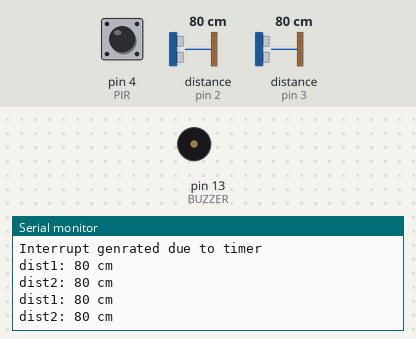
The sketch below on a simulated Arduino Uno, built with avr-gcc and run on an emulated ATmega328P. On the bench: buzzer (waves = sounding, pin HIGH), the last lines printed to the serial monitor. Wiring (inferred from the names in the program): 2 × ultrasonic range finder: trigger pin 6, echo pin 3 / trigger pin 7, echo pin 2. The test bench sets the inputs (shaded band); at power-on: distance to the obstacle (sensors on pin 2, pin 3) 80 cm, pin 4 (PIR) LOW. The echo pulse lasts 58.3 µs per cm; pins used as bus, display or sensor lines are not drawn.

Above: at 1.8 s.
1.9 s: distance to the obstacle (sensor on pin 2) set to 55 cm
At 2.4 s:
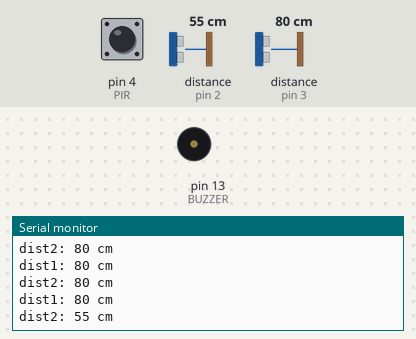
3.4 s: distance to the obstacle (sensor on pin 2) set to 47 cm
At 4.9 s:
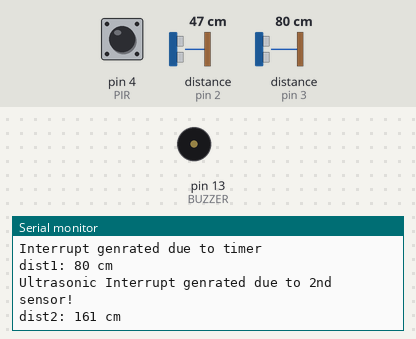
6.5 s: distance to the obstacle (sensor on pin 3) set to 2 cm
At 8.15 s:
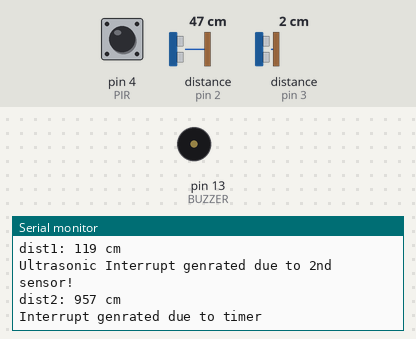
9.6 s: pin 4 (PIR) driven HIGH
At 10.2 s:
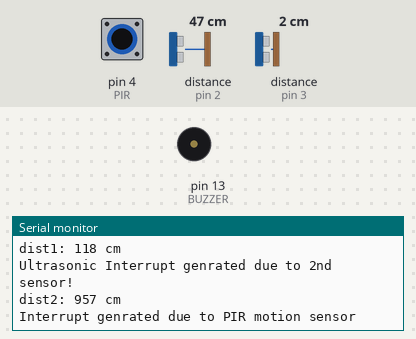
11.1 s: pin 4 (PIR) pulsed LOW 2 times (0.12 s each, 0.3 s apart)
At 11.85 s:
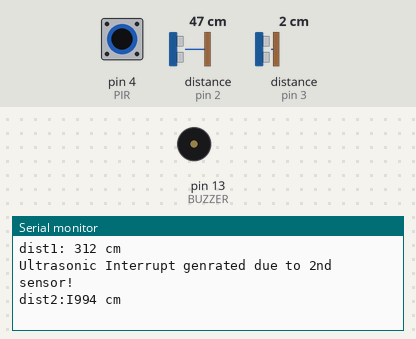
Timing chart, 0 to 14.1 s (numbered marks = the images above; inputs shaded):
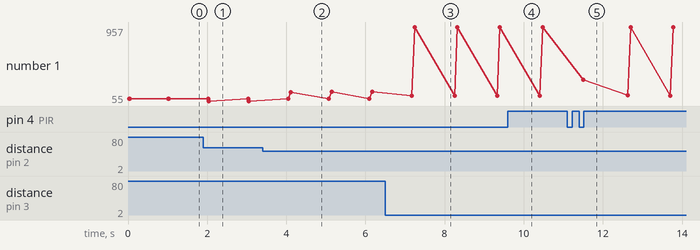

The sketch:

M2T4_D.ino
```cpp
//Adding interrupts to ultrasonic sensor connected to Piezo buzzer
const int TRIG1 = 6; // Arduino pin connected to Sensor's TRIG pin
const int ECHO1 = 3;   // Arduino pin connected to Sensor's ECHO pin
const int TRIG2 = 7;
const int ECHO2 = 2;
const int PIR = 4;
const int BUZZER = 13;  // Arduino pin connected to Piezo Buzzer's pin
const int LED = 12;
const int DISTANCE_THRESHOLD = 50; //centimeters
static unsigned long startTime = 0;
static unsigned long endTime = 0;

bool PIR_triggered = false;
bool LED_ON = false;

void setup() {
  Serial.begin(9600);  // initializing serial port
  pinMode(TRIG1, OUTPUT); // sets arduino pin to output mode
  pinMode(ECHO1, INPUT);  // sets arduino pin to input mode
  pinMode(TRIG2, OUTPUT);
  pinMode(ECHO2, INPUT);
  pinMode(BUZZER, OUTPUT);   // sets arduino pin to output mode
  pinMode(PIR, INPUT);
  pinMode(LED, LOW);
  attachInterrupt(digitalPinToInterrupt(ECHO1), ISR_Ultrasonic1, CHANGE);  //adding interrupt via echo pin
  attachInterrupt(digitalPinToInterrupt(ECHO2), ISR_Ultrasonic2, CHANGE);

  PCICR |= 0b00000100;
  PCMSK2 |= (1 << PD4);

  noInterrupts();
	// Clear registers
	TCCR1A = 0;
	TCCR1B = 0;
	TCNT1 = 0;
	// we want turn led 13 to blink every 4 seconds = 0.25 Hz
	// 0.25Hz = (16000000/((62499+1)*1024))
	//Set timer compare
	OCR1A = 62499;
	// Prescaler 1024
	TCCR1B |= (1 << CS12) | (1 << CS10);
	// Output Compare Match A Interrupt Enable
	TIMSK1 |= (1 << OCIE1A);
	// CTC
	TCCR1B |= (1 << WGM12);

	interrupts();
}

int measure(int TRIG_PIN, int ECHO_PIN)
{
   digitalWrite(TRIG_PIN, LOW);
  delayMicroseconds(2);
  // generating a 10-microsecond pulse to TRIG pin
  digitalWrite(TRIG_PIN, HIGH);
  delayMicroseconds(10);
  digitalWrite(TRIG_PIN, LOW);

  unsigned long pulseDuration = pulseIn(ECHO_PIN, HIGH);

  int dist = pulseDuration / 58;   // calculates the distance
  return dist;
}
void loop() {

  int dist1 = measure(TRIG1, ECHO1);
  Serial.print("dist1: ");
  Serial.print(dist1);
  Serial.println(" cm");

  int dist2 = measure(TRIG2, ECHO2);
  Serial.print("dist2: ");
  Serial.print(dist2);
  Serial.println(" cm");
  delay(1000);

}

// Function to generate interrupts
void ISR_Ultrasonic1() {
  int echo = digitalRead(ECHO1);
  if(echo == HIGH){
  	startTime = micros();
  }else{
    endTime = micros();
  	long duration = endTime - startTime;
    int dist = duration/58;
    if(dist < DISTANCE_THRESHOLD)
    {
      Serial.println("Ultrasonic Interrupt genrated due to 1st sensor!");
   	  digitalWrite(BUZZER,HIGH);  // turn on buzzer
      delay(500);
      digitalWrite(BUZZER,LOW);   // turn off buzzer
      delay(500);
    }
  }
}
  void ISR_Ultrasonic2() {
  int echo = digitalRead(ECHO2);
  if(echo == HIGH){
  	startTime = micros();
  }else{
    endTime = micros();
  	long duration = endTime - startTime;
    int dist = duration/58;
    if(dist < DISTANCE_THRESHOLD)
    {
      Serial.println("Ultrasonic Interrupt genrated due to 2nd sensor!");
   	  digitalWrite(BUZZER,HIGH);  // turn on buzzer
      delay(500);
      digitalWrite(BUZZER,LOW);   // turn off buzzer
      delay(500);
    }
  }
 }

    ISR(TIMER1_COMPA_vect) {
	 LED_ON = !LED_ON;
     digitalWrite(LED, LED_ON? LOW:HIGH);
     Serial.println("Interrupt genrated due to timer");
  }

  ISR(PCINT2_vect) {
   digitalWrite(BUZZER,HIGH);  // turn on buzzer
   delay(500);
   digitalWrite(BUZZER,LOW);   // turn off buzzer
   delay(500);
   Serial.println("Interrupt genrated due to PIR motion sensor");
}
```

Measured:
- after the input at 1.9 s, the serial monitor: prints a new line after 0.14 s (image 1)
- after the input at 3.4 s, the serial monitor: prints a new line after 0.67 s (image 2)
- after the input at 6.5 s, the serial monitor: prints a new line after 0.62 s (image 3)
- after the input at 9.6 s, the serial monitor: prints a new line at once (image 4)
- after the input at 11.1 s, the serial monitor: prints a new line after 0.41 s (image 5)
- plotted number 1: 80 → 55 after the input at 1.9 s, 55 → 167 after the input at 3.4 s, 167 → 957 after the input at 6.5 s
